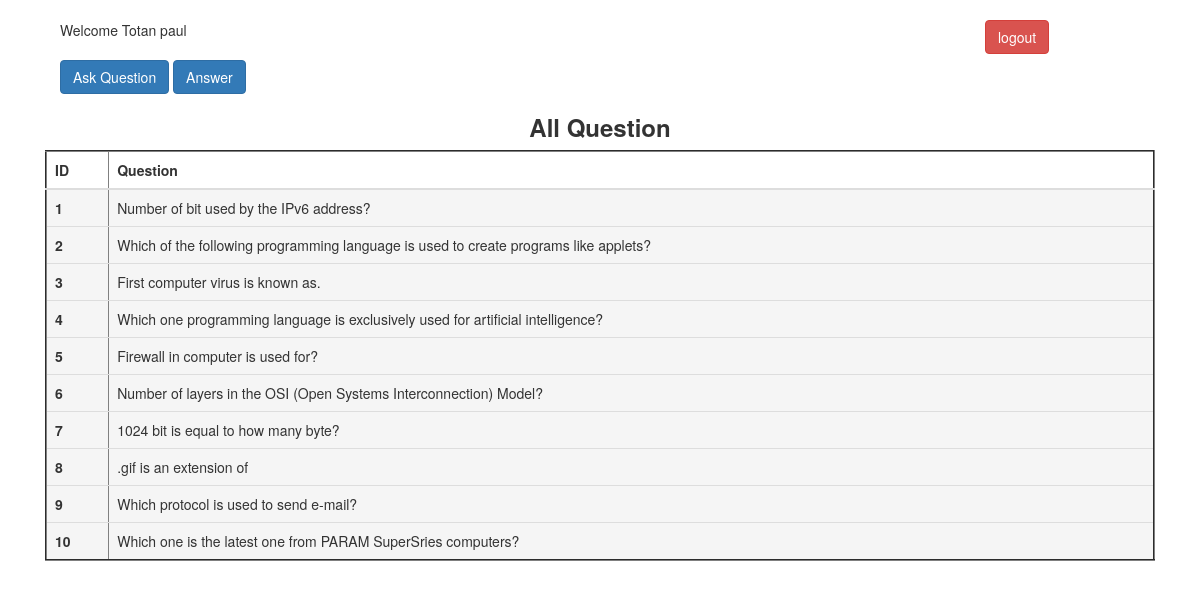
Screenshot of /dashboard.php (signed in) with the database file from the repository.
### tables this page shows
CREATE TABLE `ajaxinsert` (
  `id` int(255) NOT NULL,
  `name` varchar(220) NOT NULL,
  `phone` varchar(220) NOT NULL,
  `email` varchar(220) NOT NULL,
  `pwd` varchar(220) NOT NULL
);

CREATE TABLE `ask_ques` (
  `id` int(220) NOT NULL,
  `question` varchar(220) NOT NULL,
  `phone` varchar(220) NOT NULL
);

### dashboard.php (the view, shortened to what this page needs)
<?php
if($_SESSION["phone"]!=''){
$link=new mysqli("localhost","root","","ajaxcrud");
$ph=$_SESSION["phone"];
$sql_g=$link->query("SELECT * FROM `ajaxinsert` WHERE `phone`='$ph'");
while ($outt= @mysqli_fetch_assoc($sql_g)) {
  $name=$outt['name'];
}
?>
<!DOCTYPE html>
<html>
<head>
  <link rel="stylesheet" href="https://maxcdn.bootstrapcdn.com/bootstrap/3.4.1/css/bootstrap.min.css">
</head>
<body>
	<div class="container">
    <div class="col-sm-12">
		<div class="col-sm-10">
			<br>
      <?php
        echo "Welcome ". $name;?> <br><br>
			<a href="ask_question.php" class="btn btn-primary" role="button">Ask Question</a>
      <a href="answer.php" class="btn btn-primary" role="button">Answer</a>
		</div>
    <div class="col-sm-2">
      <br>
          <a href="logout.php" class="btn btn-danger" role="button">logout</a>
    </div>
    </div>
		<div class="col-sm-12">
			<h3 align="center"><b>All Question</b></h3>
			<table class="table" border="2">
    <thead>
      <tr>
      	<th>ID</th>
        <th>Question</th>
      </tr>
    </thead>
    <tbody>
      <?php
      $num=1;
      $sql_gg=$link->query("SELECT `question` FROM `ask_ques`");
     while ($out= @mysqli_fetch_assoc($sql_gg)) {
     	?>
     	<tr class="active">
     	<td><b><?php echo $num; ?></b></td>
        <td><?php echo $out['question']; ?></td>
      </tr>
      <?php
      $num++;
     }
      ?>
    </tbody>
  </table>
		</div>
	</div>
</body>
</html>
<?php
}
else{
  ?>
  <script>
  window.location='login.php';
</script>
<?php
}
  ?>

### rows the page displays
ajaxinsert: name "Totan paul"
ask_ques: question "Number of bit used by the IPv6 address?"
ask_ques: question "Which of the following programming language is used to create programs like applets?"
ask_ques: question "First computer virus is known as."
ask_ques: question "Which one programming language is exclusively used for artificial intelligence?"
ask_ques: question "Firewall in computer is used for?"
ask_ques: question "Number of layers in the OSI (Open Systems Interconnection) Model?"
ask_ques: question "1024 bit is equal to how many byte?"
ask_ques: question ".gif is an extension of"
ask_ques: question "Which protocol is used to send e-mail?"
ask_ques: question "Which one is the latest one from PARAM SuperSries computers?"
